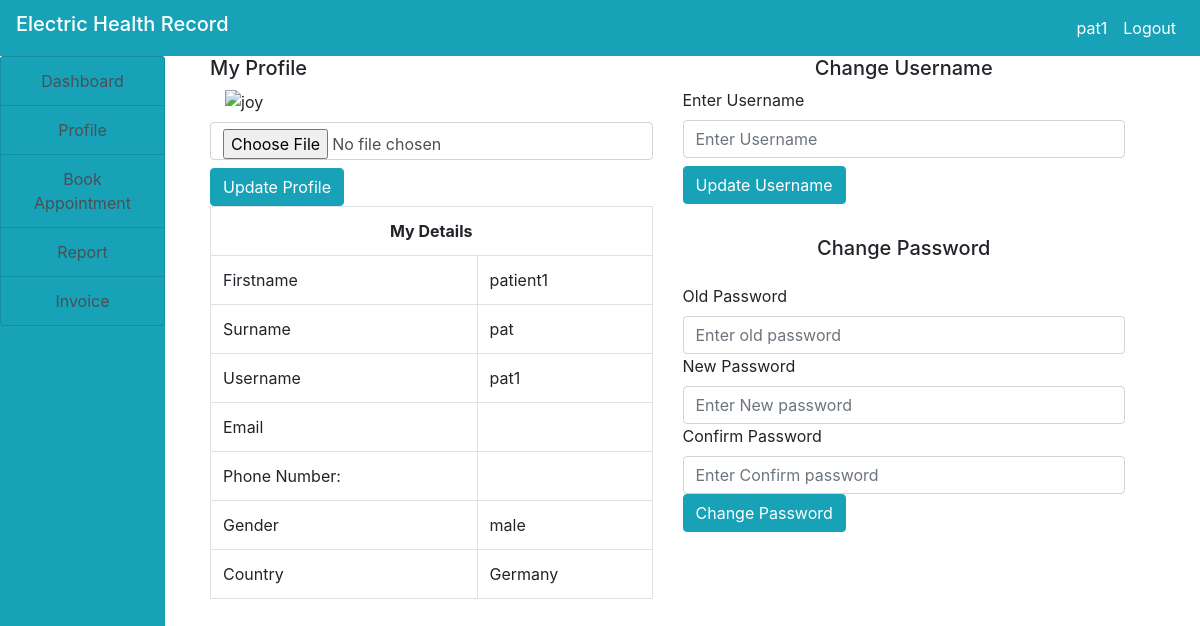
The app's page /patient/profile.php (signed in) with its own data.
### tables this page shows
CREATE TABLE `patient` (
  `patient_id` int(11) NOT NULL,
  `firstname` varchar(50) DEFAULT NULL,
  `surname` varchar(50) DEFAULT NULL,
  `password` varchar(50) DEFAULT NULL,
  `date_of_birth` date DEFAULT NULL,
  `gender` enum('male','female','other') DEFAULT NULL,
  `phone` varchar(15) DEFAULT NULL,
  `email` varchar(100) DEFAULT NULL,
  `address` text,
  `country` varchar(30) DEFAULT NULL,
  `profile` varchar(50) DEFAULT NULL,
  `username` varchar(50) DEFAULT NULL,
  `date_reg` varchar(15) DEFAULT NULL
);

### patient/profile.php (the view, shortened to what this page needs)
<!DOCTYPE html>
<html>
<head>
</head>
<body>
<?php
     include("../include/header.php");
     include("../include/connection.php");
?>
</body>
  <div class="container-fluid">
        <div class="col-md-12">
              <div class="row">
                    <div class="col-md-2" style="margin-left: -30px">
                        <?php
                            include("sidenav.php");
                            $patient = $_SESSION['patient'];
                             $query = "SELECT * FROM patient WHERE username='$patient' ";
                             $res = mysqli_query($con,$query);
                             $row = mysqli_fetch_array($res);
                        ?>
                    </div>
                    <div class="col-md-10">
                          <div class="col-md-12">
                               <div class="row">
                                     <div class="col-md-6">
                                          <h5>My Profile</h5>
                                         <form action="" method="post" enctype="multipart/form-data">
                                             <?php
                                              echo "<img src='img/".$row['profile']."' alt='joy' class='col-md-12' style='height: 250px;'>";
                                             ?>
                                             <input type="file" name="img" class="form-control my-2">
                                             <input type="submit" name="upload" class="btn btn-info" value="Update Profile">
                                         </form>
                                          <table class="table table-bordered">
                                              <tr>
                                                  <th colspan="2" class="text-center">My Details</th>
                                              </tr>
                                              <tr>
                                                  <td>Firstname</td>
                                                  <td><?php echo $row['firstname']?></td>
                                              </tr>
                                              <tr>
                                                  <td>Surname</td>
                                                  <td><?php echo $row['surname']?></td>
                                              </tr>
                                              <tr>
                                                  <td>Username</td>
                                                  <td><?php echo $row['username']?></td>
                                              </tr>
                                              <tr>
                                                  <td>Email</td>
                                                  <td><?php echo $row['email']?></td>
                                              </tr>
                                              <tr>
                                                  <td>Phone Number:</td>
                                                  <td><?php echo $row['phone']?></td>
                                              </tr>
                                              <tr>
                                                  <td>Gender</td>
                                                  <td><?php echo $row['gender']?></td>
                                              </tr>
                                              <tr>
                                                  <td>Country</td>
                                                  <td><?php echo $row['country']?></td>
                                              </tr>
                                          </table>
                                     </div>
                                      <div class="col-md-6">
                                              <h5 class="text-center">Change Username</h5>
                                          <form action="" method="post">
                                              <label for="">Enter Username</label>
                                              <input type="text" name="uname" class="form-control" autocomplete="off" placeholder="Enter Username">
                                              <input type="submit" name="update" class="btn btn-info my-2" value="Update Username">
                                          </form>
                                          <h5 class="my-4 text-center">Change Password</h5>
                                          <form method="post" action="">
                                              <label for="">Old Password</label>
                                              <input type="password" name="old_pass" class="form-control" autocomplete="off" placeholder="Enter old password">
                                              <label for="">New Password</label>
                                              <input type="password" name="new_pass" class="form-control" autocomplete="off" placeholder="Enter New password">
                                              <label for="">Confirm Password</label>
                                              <input type="password" name="con_pass" class="form-control" autocomplete="off" placeholder="Enter Confirm password">
                                              <input type="submit" name="change" class="btn btn-info" value="Change Password">
                                          </form>
                                      </div>
                               </div>
                          </div>
                    </div>
              </div>
        </div>
  </div>
</html>

### records on screen
patient: firstname "patient1", surname "pat", username "pat1", gender "male", country "Germany"

### other values on screen
$user "pat1"
